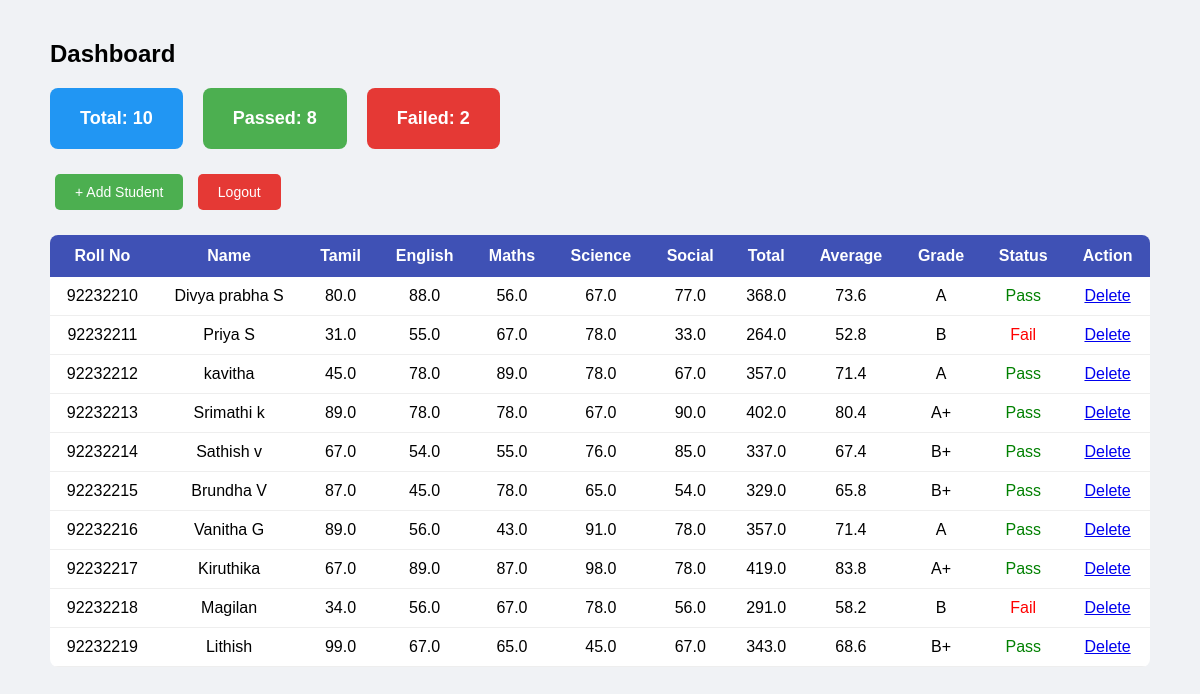
The page /dashboard (signed in) on the database its author committed.
### database.py (models this page shows)
class Student(db.Model):
    id = db.Column(db.Integer, primary_key=True)
    name = db.Column(db.String(100))
    roll_number = db.Column(db.String(20), unique=True)
    tamil = db.Column(db.Float)
    english = db.Column(db.Float)
    maths = db.Column(db.Float)
    science = db.Column(db.Float)
    social = db.Column(db.Float)
    def total(self):
        return self.tamil + self.english + self.maths + self.science + self.social
    def average(self):
        return self.total() / 5
    def grade(self):
        avg = self.average()
        if avg >= 90: return 'O'
        elif avg >= 80: return 'A+'
        elif avg >= 70: return 'A'
        elif avg >= 60: return 'B+'
        elif avg >= 50: return 'B'
        else: return 'Fail'
    def status(self):
        marks = [self.tamil, self.english, self.maths, self.science, self.social]
        return 'Pass' if all(m >= 35 for m in marks) else 'Fail'

### app.py (the view)
@app.route('/dashboard')
def dashboard():
    if 'user' not in session:
        return redirect(url_for('login'))
    students = Student.query.all()
    total_students = len(students)
    passed = sum(1 for s in students if s.status() == 'Pass')
    failed = total_students - passed
    return render_template('dashboard.html',
        students=students,
        total=total_students,
        passed=passed,
        failed=failed,
        role=session['role']
    )

### templates/dashboard.html (shortened to what this page needs)
<!DOCTYPE html>
<html>
<head>
    <link rel="stylesheet" href="/static/style.css">
</head>
<body>
    <div class="container">
        <h2>Dashboard</h2>
        <div class="stats">
            <div class="card">Total: {{ total }}</div>
            <div class="card green">Passed: {{ passed }}</div>
            <div class="card red">Failed: {{ failed }}</div>
        </div>
        {% if role == 'admin' %}
        <a href="/add"><button>+ Add Student</button></a>
        {% endif %}
        <a href="/logout"><button class="logout">Logout</button></a>
        <table>
            <tr>
                <th>Roll No</th><th>Name</th>
                <th>Tamil</th><th>English</th><th>Maths</th>
                <th>Science</th><th>Social</th>
                <th>Total</th><th>Average</th>
                <th>Grade</th><th>Status</th>
                {% if role == 'admin' %}<th>Action</th>{% endif %}
            </tr>
            {% for s in students %}
            <tr>
                <td>{{ s.roll_number }}</td>
                <td>{{ s.name }}</td>
                <td>{{ s.tamil }}</td>
                <td>{{ s.english }}</td>
                <td>{{ s.maths }}</td>
                <td>{{ s.science }}</td>
                <td>{{ s.social }}</td>
                <td>{{ s.total() }}</td>
                <td>{{ "%.1f"|format(s.average()) }}</td>
                <td>{{ s.grade() }}</td>
                <td style="color:{{'green' if s.status()=='Pass' else 'red'}}">
                    {{ s.status() }}
                </td>
                {% if role == 'admin' %}
                <td><a href="/delete/{{ s.id }}">Delete</a></td>
                {% endif %}
            </tr>
            {% endfor %}
        </table>
    </div>
</body>
</html>

### static/style.css (style rules this page uses)
* { box-sizing: border-box; font-family: Arial, sans-serif; }
body { background: #f0f2f5; margin: 0; padding: 20px; }
button { background: #4CAF50; color: white; padding: 10px 20px; border: none; border-radius: 5px; cursor: pointer; margin: 5px; font-size: 14px; }
.logout { background: #e53935; }
.container { max-width: 1100px; margin: auto; }
.stats { display: flex; gap: 20px; margin: 20px 0; }
.card { padding: 20px 30px; background: #2196F3; color: white; border-radius: 8px; font-size: 18px; font-weight: bold; }
.card.green { background: #4CAF50; }
.card.red { background: #e53935; }
table { width: 100%; border-collapse: collapse; background: white; border-radius: 8px; overflow: hidden; margin-top: 20px; }
th { background: #3f51b5; color: white; padding: 12px; }
td { padding: 10px; border-bottom: 1px solid #eee; text-align: center; }

### rows shown on the page
Student: roll_number "92232210", name "Divya prabha S", tamil "80.0", english "88.0", maths "56.0", science "67.0", social "77.0", total "368.0", average "73.6", grade "A", status "Pass"
Student: roll_number "92232211", name "Priya S", tamil "31.0", english "55.0", maths "67.0", science "78.0", social "33.0", total "264.0", average "52.8", grade "B", status "Fail"
Student: roll_number "92232212", name "kavitha", tamil "45.0", english "78.0", maths "89.0", science "78.0", social "67.0", total "357.0", average "71.4", grade "A", status "Pass"
Student: roll_number "92232213", name "Srimathi k", tamil "89.0", english "78.0", maths "78.0", science "67.0", social "90.0", total "402.0", average "80.4", grade "A+", status "Pass"
Student: roll_number "92232214", name "Sathish v", tamil "67.0", english "54.0", maths "55.0", science "76.0", social "85.0", total "337.0", average "67.4", grade "B+", status "Pass"
Student: roll_number "92232215", name "Brundha V", tamil "87.0", english "45.0", maths "78.0", science "65.0", social "54.0", total "329.0", average "65.8", grade "B+", status "Pass"
Student: roll_number "92232216", name "Vanitha G", tamil "89.0", english "56.0", maths "43.0", science "91.0", social "78.0", total "357.0", average "71.4", grade "A", status "Pass"
Student: roll_number "92232217", name "Kiruthika", tamil "67.0", english "89.0", maths "87.0", science "98.0", social "78.0", total "419.0", average "83.8", grade "A+", status "Pass"
Student: roll_number "92232218", name "Magilan", tamil "34.0", english "56.0", maths "67.0", science "78.0", social "56.0", total "291.0", average "58.2", grade "B", status "Fail"
Student: roll_number "92232219", name "Lithish", tamil "99.0", english "67.0", maths "65.0", science "45.0", social "67.0", total "343.0", average "68.6", grade "B+", status "Pass"

### other values the page prints
{{ total }} "10"
{{ passed }} "8"
{{ failed }} "2"
